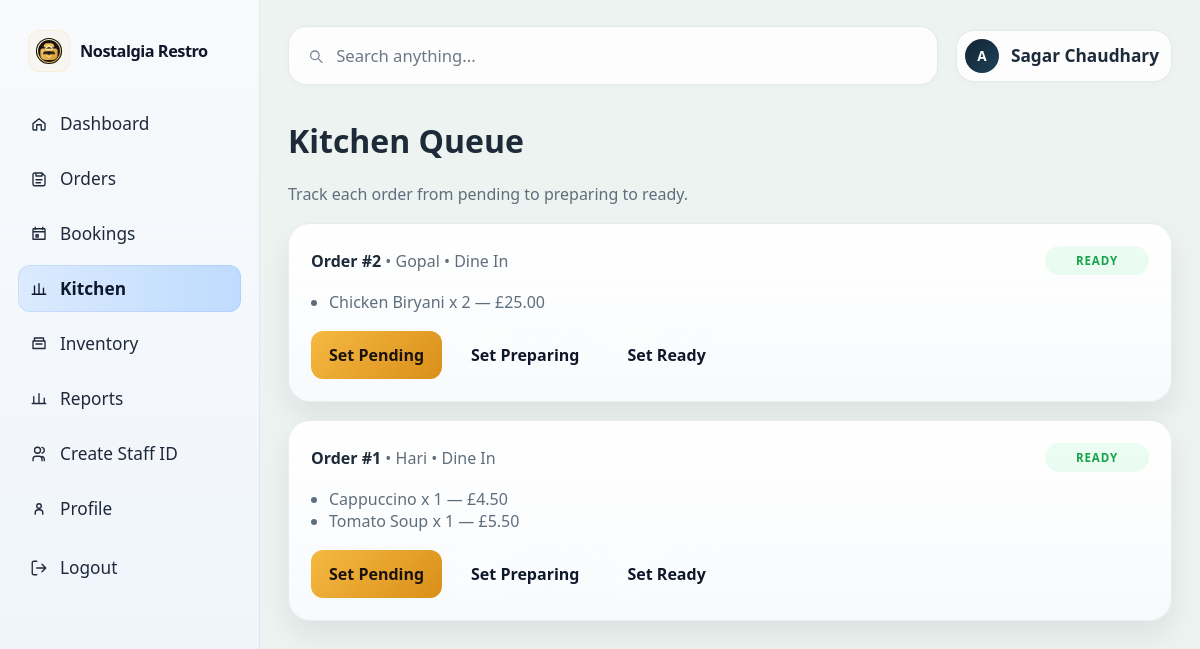
The page /kitchen/ (signed in) on the database as committed earlier.
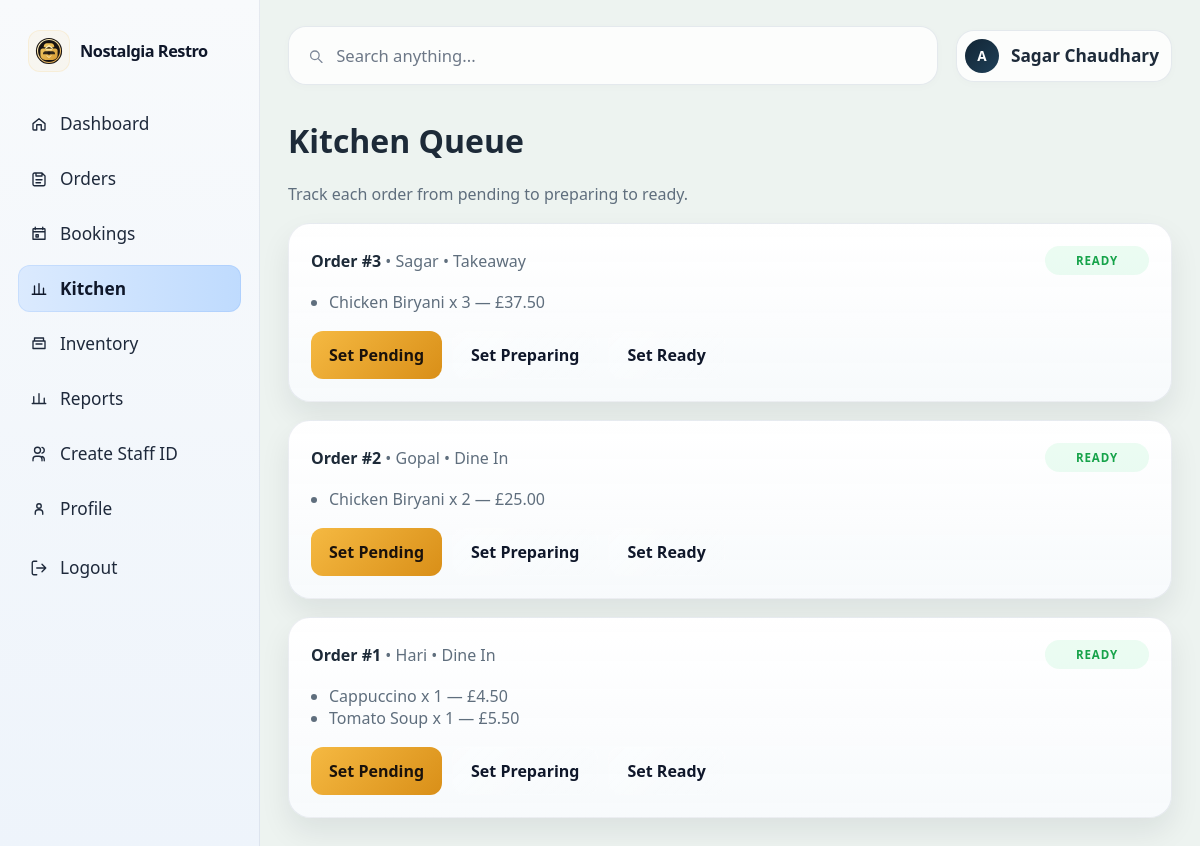
The same page on the database as committed later.
### restaurant/models.py (models this page shows, shortened)
class Order(models.Model):
    ORDER_TYPE_CHOICES = [
        ("dine_in", "Dine In"),
        ("takeaway", "Takeaway"),
    ]
    STATUS_CHOICES = [
        ("pending", "Pending"),
        ("preparing", "Preparing"),
        ("ready", "Ready"),
    ]
    customer_name = models.CharField(max_length=120, default="Walk-in Customer")
    order_type = models.CharField(max_length=20, choices=ORDER_TYPE_CHOICES, default="dine_in")
    table_number = models.PositiveIntegerField(null=True, blank=True)
    status = models.CharField(max_length=20, choices=STATUS_CHOICES, default="pending")
    notes = models.TextField(blank=True)
    created_at = models.DateTimeField(auto_now_add=True)
    total_amount = models.DecimalField(max_digits=10, decimal_places=2, default=0)
    class Meta:
        ordering = ["-created_at"]

class OrderItem(models.Model):
    order = models.ForeignKey(Order, related_name="items", on_delete=models.CASCADE)
    menu_item = models.ForeignKey(MenuItem, on_delete=models.PROTECT)
    quantity = models.PositiveIntegerField(default=1)
    unit_price = models.DecimalField(max_digits=8, decimal_places=2)
    subtotal = models.DecimalField(max_digits=10, decimal_places=2, default=0)

class MenuItem(models.Model):
    CATEGORY_CHOICES = [
        ("indian", "Indian Cuisine"),
        ("nepali", "Nepali Cuisine"),
        ("british", "British Cuisine"),
        ("italian", "Italian Cuisine"),
        ("fast_food", "Fast Food & Starters"),
        ("dessert", "Desserts"),
        ("starter", "Starter"),
        ("main", "Main Course"),
        ("beverage", "Beverage"),
    ]
    name = models.CharField(max_length=100)
    description = models.TextField(blank=True)
    category = models.CharField(max_length=20, choices=CATEGORY_CHOICES, default="main")
    price = models.DecimalField(max_digits=8, decimal_places=2)
    is_available = models.BooleanField(default=True)
    class Meta:
        ordering = ["category", "name"]

### restaurant/views.py (the view)
        def wrapped_view(request, *args, **kwargs):
            if not request.user.is_authenticated:
                return redirect("login")
            if not request.user.is_active:
                return redirect("login")
            if roles and request.user.role not in roles:
                messages.warning(request, "You do not have permission to access that page.")
                return redirect("dashboard")
            return view_func(request, *args, **kwargs)

### restaurant/views.py (called while the page is built, shortened)
def role_required(*roles):
    def decorator(view_func):
        def wrapped_view(request, *args, **kwargs):
            if not request.user.is_authenticated:
                return redirect("login")
            if not request.user.is_active:
                return redirect("login")
            if roles and request.user.role not in roles:
                messages.warning(request, "You do not have permission to access that page.")
                return redirect("dashboard")
            return view_func(request, *args, **kwargs)
        return wrapped_view
    return decorator

@login_required
@role_required("admin", "manager", "kitchen_staff")
def kitchen(request):
    orders = Order.objects.prefetch_related("items__menu_item").order_by("status", "-created_at")
    return render(request, "restaurant/kitchen.html", {"orders": orders})

### restaurant/templates/restaurant/kitchen.html (shortened to what this page needs)
{% extends 'restaurant/base.html' %}
{% block content %}
  <h1>Kitchen Queue</h1>
  <p class="muted">Track each order from pending to preparing to ready.</p>
  {% if orders %}
    {% for order in orders %}
      <div class="section">
        <div style="display: flex; justify-content: space-between; align-items: center; gap: 8px; flex-wrap: wrap;">
          <div>
            <strong>Order #{{ order.pk }}</strong>
            <span class="muted"> • {{ order.customer_name }} • {{ order.get_order_type_display }}</span>
          </div>
          <span class="status-badge status-{{ order.status }}">{{ order.get_status_display }}</span>
        </div>
        <ul style="padding-left: 18px; margin: 16px 0;">
          {% for item in order.items.all %}
            <li>{{ item.menu_item.name }} x {{ item.quantity }} — £{{ item.subtotal }}</li>
          {% endfor %}
        </ul>
        <form method="post">
          <div class="inline-buttons">
            <button type="submit" name="status" value="pending">Set Pending</button>
            <button type="submit" name="status" value="preparing" class="secondary">Set Preparing</button>
            <button type="submit" name="status" value="ready" class="secondary">Set Ready</button>
          </div>
        </form>
      </div>
    {% endfor %}
  {% else %}
    <div class="section">
      <p class="muted">No orders are currently in the kitchen queue.</p>
    </div>
  {% endif %}
{% endblock %}

Rows that differ between the two databases and show on the page:
added Order: pk "3", customer_name "Sagar", order_type "Takeaway", status "READY"
added OrderItem: menu_item.name "Chicken Biryani", quantity "3", subtotal "37.50"
